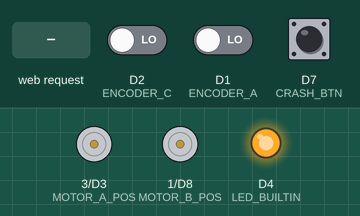
This sketch was run on a simulated ESP8266 (NodeMCU). On the bench: motor-driver pin pairs drawn as motors (green arrow = first pin HIGH = forward, orange = second pin HIGH = backward, longer = more drive, scaled by the enable pin), output pins drawn as LEDs (lit = HIGH, except the on-board LED, lit = LOW). Inputs (shaded band) come from the test bench; at power-on: D2 (ENCODER_C) LOW, D7 (CRASH_BTN) LOW, D1 (ENCODER_A) LOW. WiFi joins after 1.5 s; servers stay silent unless stated.

Above: at 0.8 s.
0.9 s: HTTP request GET /act?selector=0 received
At 1.8 s:
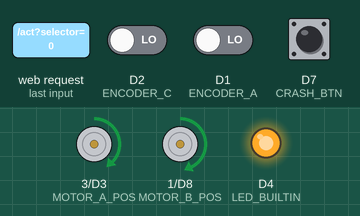
2.4 s: D2 (ENCODER_C) driven HIGH
At 3.6 s:
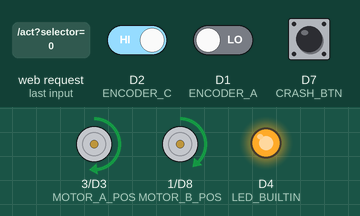
3.9 s: D7 (CRASH_BTN) pulled HIGH for 0.15 s
At 4.3 s:
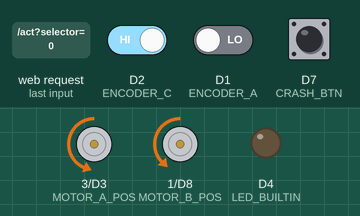
5.5 s: D1 (ENCODER_A) driven HIGH
At 5.9 s:
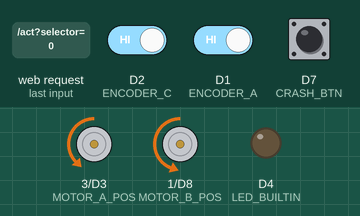
7.0 s: D7 (CRASH_BTN) pulled HIGH for 1 s
At 8.1 s:
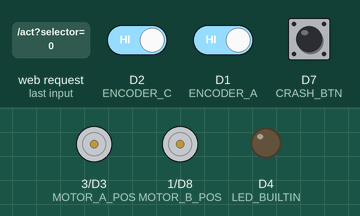
Timing chart, 0 to 10.0 s (numbered marks = the images above; inputs shaded):
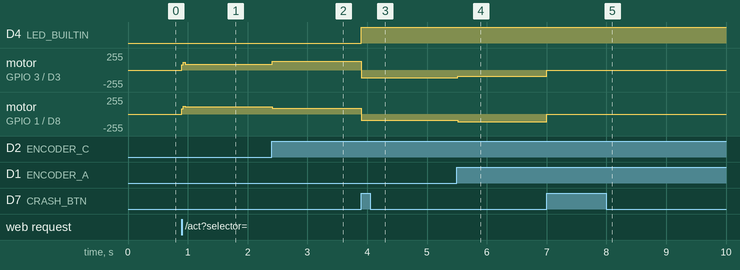

Measured:
- after the input at 0.9 s, motor on GPIO 3 (MOTOR_A_POS) / D3 (MOTOR_A_NEG): stopped → forward 90/255 at once; motor on GPIO 1 (MOTOR_B_POS) / D8 (MOTOR_B_NEG): stopped → forward 110/255 at once
- after the input at 2.4 s, motor on GPIO 3 (MOTOR_A_POS) / D3 (MOTOR_A_NEG): forward 90/255 → forward 131/255 at once; motor on GPIO 1 (MOTOR_B_POS) / D8 (MOTOR_B_NEG): forward 110/255 → forward 90/255 at once
- after the input at 3.9 s, D4 (LED_BUILTIN): LOW → HIGH at once; motor on GPIO 3 (MOTOR_A_POS) / D3 (MOTOR_A_NEG): forward 131/255 → backward 114/255 at once; motor on GPIO 1 (MOTOR_B_POS) / D8 (MOTOR_B_NEG): forward 90/255 → backward 90/255 at once
- after the input at 5.5 s, motor on GPIO 3 (MOTOR_A_POS) / D3 (MOTOR_A_NEG): backward 114/255 → backward 90/255 at once; motor on GPIO 1 (MOTOR_B_POS) / D8 (MOTOR_B_NEG): backward 90/255 → backward 116/255 at once
- after the input at 7.0 s, motor on GPIO 3 (MOTOR_A_POS) / D3 (MOTOR_A_NEG): backward 90/255 → stopped at once; motor on GPIO 1 (MOTOR_B_POS) / D8 (MOTOR_B_NEG): backward 116/255 → stopped at once

The sketch:

main.ino
```cpp
#include <ESP8266WiFiMulti.h> //  ESP8266WiFiMulti库
#include <ESP8266WebServer.h>
#include <ESP8266WiFi.h>
#include <ArduinoJson.h>
#include "index.h"

//#define MOTOR_A_POS 3
//#define MOTOR_A_NEG D3
//#define MOTOR_B_POS 1
//#define MOTOR_B_NEG D8
// (始终可用情况)

#define MOTOR_A_POS 3
#define MOTOR_A_NEG D3
#define MOTOR_B_POS 1
#define MOTOR_B_NEG D8
// 不要改动! GPIO16 不能正常输出
#define ENCODER_A D1
#define ENCODER_C D2
#define CRASH_BTN D7

#define PWMA D5
#define PWMB D6

#define TOTAL_PULSE_WHEEL 1560 * 2
#define C 20.7345
#define DECELERATION_THRESOLD 57180 // 255cm
// 不同车道需切换

#define amendment 1100

#define debug false

volatile long encoder_A = 0;
volatile long encoder_C = 0;

long temp_ena, temp_enc = 0;

long prev_A, prev_C = 0;
volatile long odometer = 0;
double velocity_A = 0.0;
double velocity_B = 0.0;
short pwm_A = 120;
short pwm_B = 120;

short pwm_F_L = 250;
short pwm_F_R = 250;
short pwm_B_L = 250;
short pwm_B_R = 250;

// flags here
volatile byte flag = 0;
bool start_flag = false;
bool pre_deceleration = false;
bool pass = false;

unsigned long curr, prev = 0;

// 中断函数内所有的变量在声明时都应该加上volatile属性

ESP8266WiFiMulti wifi;
ESP8266WebServer server(80);

void setup()
{
	// Serial.begin(115200);
	// delay(3000);

	pinMode(MOTOR_A_POS, OUTPUT);
	pinMode(MOTOR_A_NEG, OUTPUT);
	pinMode(PWMA, OUTPUT);
	pinMode(MOTOR_B_POS, OUTPUT);
	pinMode(MOTOR_B_NEG, OUTPUT);
	pinMode(PWMB, OUTPUT);
	pinMode(LED_BUILTIN, OUTPUT);

	pinMode(ENCODER_A, INPUT);
	pinMode(ENCODER_C, INPUT);
	pinMode(CRASH_BTN, INPUT);

	//  wifi.addAP("叁壹零", "sanyiling");
	//  while (wifi.run() != WL_CONNECTED)
	//  {
	//    delay(50);
	//  }
	//  server.on("/", handleRoot);
	//  server.on("/update_varible", handleupdate_varible);
	//  server.on("/update_speed", handleupdate_speed);
	//  server.on("/act", handleact);
	//  server.on("/modify", handlemodify);
	//  server.begin();
	//
	//  while (!start_flag)
	//  {
	//    server.handleClient();
	//  }

	const char *ssid = "ESP8266";
	const char *password = "12345678";

	WiFi.softAP(ssid, password);

	server.on("/", handleRoot);
	server.on("/update_varible", handleupdate_varible);
	server.on("/update_speed", handleupdate_speed);
	server.on("/act", handleact);
	server.on("/modify", handlemodify);
	server.begin();

	while (!start_flag)
	{
		server.handleClient();
	}

	// delay(5000);

	attachInterrupt(digitalPinToInterrupt(ENCODER_A), ISR_enc_A, CHANGE);
	attachInterrupt(digitalPinToInterrupt(ENCODER_C), ISR_enc_C, CHANGE);
	attachInterrupt(digitalPinToInterrupt(CRASH_BTN), crashDetect, RISING);

	digitalWrite(MOTOR_A_POS, HIGH);
	digitalWrite(MOTOR_A_NEG, LOW);
	digitalWrite(MOTOR_B_POS, HIGH);
	digitalWrite(MOTOR_B_NEG, LOW);

	startUpProcess();
}

void loop()
{
	server.handleClient();

	speedDetect();

	if (!pre_deceleration)
		crashPreProcess();

	long avg = ((encoder_A + encoder_C) / 2) - odometer + amendment;

	if (avg > odometer && odometer != 0)
	{
		digitalWrite(MOTOR_A_NEG, LOW);
		digitalWrite(MOTOR_B_NEG, LOW);
		flag = 2; //标识一切完成
	}
}

void handleRoot()
{
	String html = webpage;
	server.send(200, "text/html", html);
}

void handleupdate_varible()
{
	server.send(
		200,
		"text/json",
		"{ \"ena\":" + String(encoder_A) +
			", \"enc\":" + String(encoder_C) +
			", \"odometer\":" + String(odometer) +
			'}');
}

void handleact()
{
	String argument = server.arg("selector");
	if (argument == "0")
	{
		start_flag = true;
		server.send(200, "text/plain", "ok");
	}
	else if (argument == "1")
	{
		encoder_A = encoder_C = 0;
		odometer = 0;
		server.send(200, "text/plain", "ok");
	}
}

void handlemodify()
{
	// 未知大小可能出现问题

	if (server.hasArg("plain") == true)
	{
		StaticJsonDocument<200> doc;
		String json_text = server.arg("plain");
		DeserializationError error = deserializeJson(doc, json_text);
		pwm_F_L = doc["pwm_F_L"].as<short>();
		pwm_F_R = doc["pwm_F_R"].as<short>();
		pwm_B_L = doc["pwm_B_L"].as<short>();
		pwm_B_R = doc["pwm_B_R"].as<short>();

		if (!error)
		{
			pass = true;
			server.send(200, "text/plain", "ok");
		}
		else
		{
			server.send(500, "text/plain", "error");
		}
	}
}

void handleupdate_speed() // TODO 左右测试
{
	server.send(200, "text/json", "{ \"left\":" + String(velocity_B) + ", \"right\":" + String(velocity_A) + " }");
}

ICACHE_RAM_ATTR void ISR_enc_A()
{
	encoder_A++;
}

ICACHE_RAM_ATTR void ISR_enc_C()
{
	encoder_C++;
}

ICACHE_RAM_ATTR void crashDetect()
{
	digitalWrite(MOTOR_A_POS, LOW);
	digitalWrite(MOTOR_A_NEG, HIGH);
	digitalWrite(MOTOR_B_POS, LOW);
	digitalWrite(MOTOR_B_NEG, HIGH);

	digitalWrite(LED_BUILTIN, HIGH);

	flag = 1;
	odometer = (encoder_A + encoder_C) / 2;
}

void speedDetect()
{
	curr = millis();
	if (curr - prev >= 40) // 检测时间阈值
	{
		velocity_A = (encoder_A - temp_ena);
		velocity_B = (encoder_C - temp_enc);

		if (!(pre_deceleration && flag == 0))
			speedAdjust();
		// 指定在预减速完成后的区间内不进行速度调整

		temp_ena = encoder_A;
		temp_enc = encoder_C;
		prev = millis();
	}
}

void speedAdjust()
{
	// PWM:A -> 右轮, PWM:B -> 左轮;
	if (flag == 0)
	{
		if (encoder_A < encoder_C)
		{
			if (debug)
			{
				pwm_A = pwm_F_L;
				pwm_B = pwm_F_R;
			}
			else
			{
				pwm_A = 131;
				pwm_B = 90;
			}
		}
		else
		{
			pwm_B = 110;
			pwm_A = 90;
		}
	}
	else if (flag == 1)
	{
		if (encoder_A < encoder_C)
		{
			if (debug)
			{
				pwm_A = pwm_B_L;
				pwm_B = pwm_B_R;
			}
			else
			{
				pwm_A = 114;
				pwm_B = 90;
			}
		}
		else
		{
			pwm_B = 116;
			pwm_A = 90;
		}
	}
	else
	{
		pwm_A = 0;
		pwm_B = 0;
	}
	analogWrite(PWMA, pwm_A);
	analogWrite(PWMB, pwm_B);
}

void crashPreProcess()
{
	// slow down the vehicle to prevent the vehicle from crashing

	if (encoder_A >= DECELERATION_THRESOLD || encoder_C >= DECELERATION_THRESOLD)
	{
		for (int i = 0; i < 9; i++)
		{
			int subtractor = 5 * i;
			analogWrite(PWMA, 120 - subtractor);
			analogWrite(PWMB, 120 - subtractor);
			delay(20);
		}
		pre_deceleration = true;
	}
}

void startUpProcess() //可能问题

{
	for (int i = 0; i < 20; i++)
	{
		int additor = 2;
		analogWrite(PWMA, 80 + additor);
		analogWrite(PWMB, 80 + additor);
		delay(1);
		// 看起来是延迟小一点好一些
	}

	analogWrite(PWMA, pwm_A);
	analogWrite(PWMB, pwm_B);

	curr = prev = millis();
}
```

index.h
```cpp
const char webpage[] PROGMEM = R"=====(
<!DOCTYPE html>
<html>

<head>
    <title>ESP8266 Web Console</title>
    <meta charset="utf-8">
    <meta name="viewport" content="width=device-width, initial-scale=1, maximum-scale=1, shrink-to-fit=no" />
    <meta name="renderer" content="webkit" />
    <meta name="force-rendering" content="webkit" />
    <meta http-equiv="X-UA-Compatible" content="IE=edge,chrome=1" />
    <script src="https://cdn.jsdelivr.net/npm/mdui@1.0.2/dist/js/mdui.min.js"></script>
    <link rel="stylesheet" href="https://cdn.jsdelivr.net/npm/mdui@1.0.2/dist/css/mdui.min.css" />
</head>

<body class="mdui-theme-layout-dark">

    <div class="mdui-appbar">
        <div class="mdui-toolbar mdui-color-theme">
            <a href="javascript:;" class="mdui-btn mdui-btn-icon">
                <i class="mdui-icon material-icons">menu</i>
            </a>
            <p class="mdui-typo-headline">NodeMCU Console</p>
            <div class="mdui-toolbar-spacer"></div>
            <a href="" class="mdui-btn mdui-btn-icon">
                <i class="mdui-icon material-icons">refresh</i>
            </a>

        </div>
    </div>

    <div class="mdui-container-fluid">

        <div class="mdui-row">
            <div class="mdui-p-a-1 mdui-col-md-4 mdui-col-xs-12">
                <div class="mdui-card mdui-m-t-1">
                    <div class="mdui-card-primary">
                        <div class="mdui-card-primary-title">Varaible Values:</div>
                        <div class="mdui-card-primary-subtitle">Update per 500ms
                        </div>
                    </div>
                    <div class="mdui-card-content">
                        <ul class="mdui-list">
                            <li class="mdui-list-item">
                                <i class="mdui-list-item-icon mdui-icon material-icons">adjust</i>
                                <div class="mdui-list-item-content">ENCODER_L:</div>
                                <span id="enc_c" style="font-weight:500;font-size: x-large;">0</span>
                            </li>
                            <li class="mdui-list-item">
                                <i class="mdui-list-item-icon mdui-icon material-icons">adjust</i>
                                <div class="mdui-list-item-content">ENCODER_R:</div>
                                <span id="enc_a" style="font-weight:500;font-size: x-large;">0</span>
                            </li>
                            <!-- 本编码器显示顺序为白线接D5,黑线接D6 编码器输入不变情况 -->
                            <li class="mdui-list-item">
                                <i class="mdui-list-item-icon mdui-icon material-icons">av_timer</i>
                                <div class="mdui-list-item-content">ODOMETER:</div>
                                <span id="odometer" style="font-weight:500;font-size: x-large;">0</span>
                            </li>
                        </ul>

                        <div class="mdui-divider"></div>

                    </div>

                    <div class="mdui-card-actions ">

                        <button class="mdui-btn mdui-ripple mdui-color-blue-800 " onclick="notify(0)">
                            Start Sequence
                        </button>

                        <button class="mdui-btn mdui-ripple mdui-color-grey-400" onclick="notify(1)">
                            Clear Encoders / Odometer
                        </button>

                        <!-- <button class="mdui-btn mdui-ripple mdui-color-red-500" onclick="notify(2)">Restart</button> -->
                    </div>
                </div>
            </div>

            <div class="mdui-p-a-1 mdui-col-md-3 mdui-col-xs-12">
                <div class="mdui-card mdui-m-y-1 mdui-m-r">
                    <div class="mdui-card-primary">
                        <div class="mdui-card-primary-title">Vehicle speed:</div>
                        <div class="mdui-card-primary-subtitle">ticks/100ms</div>
                    </div>
                    <div class="mdui-card-content">
                        <ul class="mdui-list">
                            <li class="mdui-list-item">
                                <i class="mdui-list-item-icon mdui-icon material-icons">slow_motion_video</i>
                                <div class="mdui-list-item-content">LEFT: </div>
                                <span id="left_spd" style="font-weight:500;font-size: x-large;">N/A</span>
                            </li>
                            <li class="mdui-list-item">
                                <i class="mdui-list-item-icon mdui-icon material-icons">slow_motion_video</i>
                                <div class="mdui-list-item-content">RIGHT: </div>
                                <span id="right_spd" style="font-weight:500;font-size: x-large;">N/A</span>
                            </li>
                        </ul>
                    </div>
                </div>
            </div>

            <div class="mdui-p-a-1 mdui-col-md-4 mdui-col-xs-12">
                <div class="mdui-card mdui-m-y-1 mdui-m-r">
                    <div class="mdui-card-primary">
                        <div class="mdui-card-primary-title">PWM Modify:</div>
                        <div class="mdui-card-primary-subtitle">[DEBUG ONLY] apply them before vehicle start</div>
                    </div>
                    <div class="mdui-card-content">

                        <div class="mdui-textfield mdui-textfield-floating-label">
                            <i class="mdui-icon material-icons">av_timer</i>
                            <label class="mdui-textfield-label">Front - Left</label>
                            <input class="mdui-textfield-input" type="number" id="pwm_F_L" value="90"
                                placeholder="PWM-Left" />
                        </div>

                        <div class="mdui-textfield mdui-textfield-floating-label">
                            <i class="mdui-icon material-icons">av_timer</i>
                            <label class="mdui-textfield-label">Front - Right</label>
                            <input class="mdui-textfield-input" type="number" id="pwm_F_R" value="90"
                                placeholder="PWM-Right" />
                        </div>

                        <div class="mdui-textfield mdui-textfield-floating-label">
                            <i class="mdui-icon material-icons">av_timer</i>
                            <label class="mdui-textfield-label">Back - Left</label>
                            <input class="mdui-textfield-input" type="number" id="pwm_B_L" value="90"
                                placeholder="PWM-Left" />
                        </div>

                        <div class="mdui-textfield mdui-textfield-floating-label">
                            <i class="mdui-icon material-icons">av_timer</i>
                            <label class="mdui-textfield-label">Back - Right</label>
                            <input class="mdui-textfield-input" type="number" id="pwm_B_R" value="90"
                                placeholder="PWM-Right" />
                        </div>

                        <div class="mdui-divider"></div>

                    </div>

                    <div class="mdui-card-actions">

                        <button class="mdui-btn mdui-color-green mdui-ripple" onclick="send(0)">apply</button>

                        <button class="mdui-btn mdui-color-yellow mdui-ripple" onclick="util(0)">clear</button>

                    </div>

                </div>
            </div>

        </div>
</body>


<script>
    function notify(para) {
        var xhttp = new XMLHttpRequest();
        xhttp.open("GET", "act?selector=" + para, true);
        xhttp.send();
    }

    function send(para) {
        var xhttp = new XMLHttpRequest();
        xhttp.open("POST", "modify");
        xhttp.setRequestHeader('Content-Type', 'application/json');

        if (para == 0) {
            json = "{ \"pwm_F_L\":\"" +
                document.getElementById("pwm_F_L").value +
                "\", \"pwm_F_R\":\"" +
                document.getElementById("pwm_F_R").value +
                "\", \"pwm_B_L\":\"" +
                document.getElementById("pwm_B_L").value +
                "\", \"pwm_B_R\":\"" +
                document.getElementById("pwm_B_R").value +
                "\" }";
            xhttp.send(JSON.stringify(json))

            xhttp.onreadystatechange = function () {
                if (this.readyState == 4 && this.status == 200) {
                    mdui.snackbar({
                        message: 'PWM values have been successfully applied',
                        position: 'right-top',
                    });
                } else if (this.status == 500) {
                    mdui.snackbar({
                        message: 'Internal server error',
                        position: 'right-top',
                    });
                }
            }
        }
    }

    function util(para) {
        switch (para) {
            case 0:
                document.getElementById("pwm_F_L").value = 130;
                document.getElementById("pwm_F_R").value = 90;
                document.getElementById("pwm_B_L").value = 100;
                document.getElementById("pwm_B_R").value = 90;
                break;
            default:
                break;
        }
    }

    setInterval(function () {
        getData();
    }, 500);

    function getData() {

        var xhttp = new XMLHttpRequest();
        xhttp.onreadystatechange = function () {
            if (this.readyState == 4 && this.status == 200) {
                const json = this.responseText;
                const jsonObj = JSON.parse(json);
                document.getElementById("enc_a").innerHTML = jsonObj.ena;
                document.getElementById("enc_c").innerHTML = jsonObj.enc;
                document.getElementById("odometer").innerHTML = jsonObj.odometer;
            }
        };
        xhttp.open("GET", "update_varible", true);
        xhttp.send();
        // above is updater for encoder A/C and odometer

        var yhttp = new XMLHttpRequest();
        yhttp.onreadystatechange = function () {
            if (this.readyState == 4 && this.status == 200) {
                const json = this.responseText;
                const jsonObj = JSON.parse(json);
                document.getElementById("left_spd").innerHTML = jsonObj.left;
                document.getElementById("right_spd").innerHTML = jsonObj.right;
            }
        };
        yhttp.open("GET", "update_speed", true);
        yhttp.send();

    }

</script>

</html>
)=====";
```
